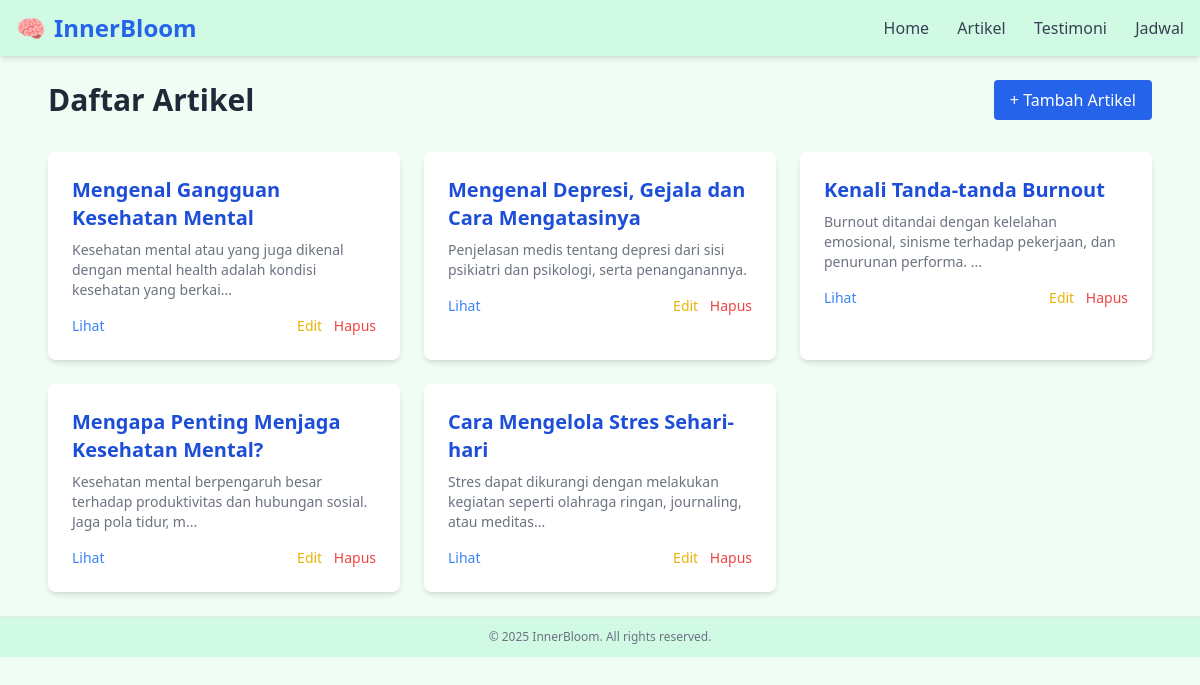
Page /project_akhir/artikel.php on the committed database.
### tables this page shows
CREATE TABLE `artikell` (
  `id` int(11) NOT NULL,
  `judul` varchar(255) NOT NULL,
  `isi` text NOT NULL,
  `sumber` varchar(150) DEFAULT NULL
);

### project_akhir/artikel.php (the view, shortened to what this page needs)
<?php
include 'db.php';
?>
<!DOCTYPE html>
<html lang="id">
<head>
  <script src="https://cdn.tailwindcss.com"></script>
</head>
<body class="bg-green-50 text-gray-800">
  <nav class="bg-emerald-100 shadow-md">
  <div class="max-w-screen-xl mx-auto px-4 py-3 flex justify-between items-center">
    <div class="flex items-center space-x-2">
      <span class="text-2xl">🧠</span>
      <span class="text-2xl font-bold text-blue-600">InnerBloom</span>
    </div>
    <div class="space-x-6 text-gray-700 text-base font-medium">
      <a href="index.php" class="hover:text-blue-600 transition">Home</a>
      <a href="artikel.php" class="hover:text-blue-600 transition">Artikel</a>
      <a href="testimoni.php" class="hover:text-blue-600 transition">Testimoni</a>
      <a href="jadwal.php" class="hover:text-blue-600 transition">Jadwal</a>
    </div>
  </div>
</nav>
<div class="max-w-6xl mx-auto p-6">
  <div class="flex justify-between items-center mb-8">
    <h2 class="text-3xl font-bold">Daftar Artikel</h2>
    <a href="tambah_artikel.php" class="bg-blue-600 text-white px-4 py-2 rounded hover:bg-blue-700">+ Tambah Artikel</a>
  </div>
  <div class="grid grid-cols-1 md:grid-cols-2 lg:grid-cols-3 gap-6">
    <?php
    $result = $conn->query("SELECT * FROM artikell ORDER BY id DESC");
    while ($row = $result->fetch_assoc()) {
    ?>
      <div class="bg-white rounded-lg shadow-md p-6 hover:shadow-lg transition">
        <h3 class="text-xl font-semibold text-blue-700 mb-2"><?= htmlspecialchars($row['judul']) ?></h3>
        <p class="text-sm text-gray-500 mb-4"><?= mb_strimwidth(strip_tags($row['isi']), 0, 100, "...") ?></p>
        <div class="flex justify-between text-sm">
          <a href="lihat_artikel.php?id=<?= $row['id'] ?>" class="text-blue-500 hover:underline">Lihat</a>
          <div class="space-x-2">
            <a href="edit_artikel.php?id=<?= $row['id'] ?>" class="text-yellow-500 hover:underline">Edit</a>
            <a href="hapus_artikel.php?id=<?= $row['id'] ?>" onclick="return confirm('Yakin ingin menghapus?')" class="text-red-500 hover:underline">Hapus</a>
          </div>
        </div>
      </div>
    <?php } ?>
  </div>
</div>
  <footer class="bg-white border-t mt-auto">
  <div class="bg-emerald-100 text-center text-xs text-gray-500 py-3">
    &copy; <?= date('Y') ?> InnerBloom. All rights reserved.
  </div>
</footer>
</body>
</html>

### rows in the picture
artikell: judul "Mengenal Gangguan Kesehatan Mental", isi "Kesehatan mental atau yang juga dikenal dengan mental health adalah kondisi kesehatan yang berkai..."
artikell: judul "Mengenal Depresi, Gejala dan Cara Mengatasinya", isi "Penjelasan medis tentang depresi dari sisi psikiatri dan psikologi, serta penanganannya."
artikell: judul "Kenali Tanda-tanda Burnout", isi "Burnout ditandai dengan kelelahan emosional, sinisme terhadap pekerjaan, dan penurunan performa. ..."
artikell: judul "Mengapa Penting Menjaga Kesehatan Mental?", isi "Kesehatan mental berpengaruh besar terhadap produktivitas dan hubungan sosial. Jaga pola tidur, m..."
artikell: judul "Cara Mengelola Stres Sehari-hari", isi "Stres dapat dikurangi dengan melakukan kegiatan seperti olahraga ringan, journaling, atau meditas..."
